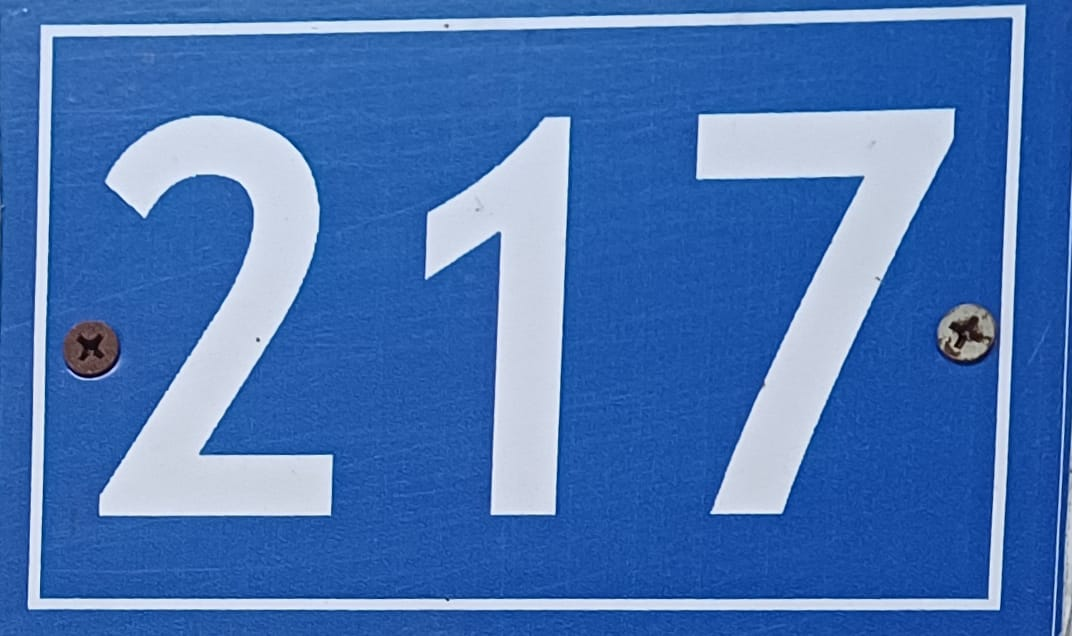
#> input picture 217searchimg.jpg, 1072 x 636 px
$ python main.py 217searchimg.jpg gagan.jpg
#> lines starting #> are read from the running program, lines starting #| are printed output that depends on the picture
### object_detection.py
import cv2
import numpy as np
from scipy.spatial import distance
from skimage import measure
from typing import Tuple, List, Dict, Optional

class ObjectDetector:
    def __init__(self, use_sift: bool = True):
        """
        Initialize the object detector with either SIFT or ORB
        Args:
            use_sift (bool): If True, use SIFT, else use ORB
        """
        self.use_sift = use_sift
        print(f"[ObjectDetector] Initializing with use_sift={use_sift}")
        if use_sift:
            print("[ObjectDetector] Creating SIFT detector...")
            self.detector = cv2.SIFT_create()
            print("[ObjectDetector] Creating BFMatcher with NORM_L2 (for SIFT ratio test)...")
            # Use NORM_L2 for SIFT; crossCheck MUST be False for knnMatch
            self.matcher = cv2.BFMatcher(cv2.NORM_L2, crossCheck=False)
        else:
            print("[ObjectDetector] Creating ORB detector...")
            self.detector = cv2.ORB_create(nfeatures=1000) # Consider tuning nfeatures
            print("[ObjectDetector] Creating BFMatcher with NORM_HAMMING and crossCheck (for ORB)...")
            # Use NORM_HAMMING for ORB, crossCheck is suitable here
            self.matcher = cv2.BFMatcher(cv2.NORM_HAMMING, crossCheck=True)
        print("[ObjectDetector] Initialization complete.")

    def detect_features(self, image: np.ndarray) -> Tuple[Optional[List[cv2.KeyPoint]], Optional[np.ndarray]]:
        """
        Detect keypoints and compute descriptors in the image
        """
        gray = cv2.cvtColor(image, cv2.COLOR_BGR2GRAY)
        keypoints, descriptors = self.detector.detectAndCompute(gray, None)
        return keypoints, descriptors

    def match_features(self, desc1: np.ndarray, desc2: np.ndarray) -> List[cv2.DMatch]:
        """
        Match features between two images
        """
        if desc1 is None or desc2 is None or len(desc1) == 0 or len(desc2) == 0:
            return []

        if self.use_sift:
            # For SIFT, use ratio test instead of crossCheck
            # knnMatch finds k=2 nearest neighbors for each descriptor
            raw_matches = self.matcher.knnMatch(desc1, desc2, k=2)

            print(f"[match_features] knnMatch returned {len(raw_matches)} raw pairs.")

            good_matches = []
            # Define ratio_thresh before using it
            ratio_thresh = 0.75 # Lowe's ratio threshold
            print(f"[match_features] Applying ratio test (threshold {ratio_thresh})...")
            for i, pair in enumerate(raw_matches):
                # Check if the pair contains exactly 2 matches before unpacking
                if len(pair) == 2:
                    m, n = pair
                    if m.distance < 0.75 * n.distance:
                        good_matches.append(m)
                # Optional: Log if not 2 neighbors
                # else:
                #    print(f"[match_features] WARNING: Raw match pair {i} had {len(pair)} neighbors. Skipping ratio test.")

            matches = good_matches
            print(f"[match_features] OK: Found {len(matches)} good matches after ratio test.")
        else:
            # For ORB, just use regular matching with crossCheck
            matches = self.matcher.match(desc1, desc2)

        # Sort by distance
        matches = sorted(matches, key=lambda x: x.distance)
        print(f"Found {len(matches)} matches")

        return matches

    # [15 lines left out: functions find_contours, simplify_contour, not called in this run]

    def detect_object(self, frame: np.ndarray, template: np.ndarray) -> Dict:
        """
        Detect object in frame using template matching
        Returns dictionary with detection results
        """
        # Detect features in both images
        kp1, desc1 = self.detect_features(template)
        kp2, desc2 = self.detect_features(frame)

        if desc1 is None or desc2 is None:
            print("DEBUG: One of the descriptor sets is None")
            return {"detected": False, "location": None, "confidence": 0.0}

        # Match features
        matches = self.match_features(desc1, desc2)

        if len(matches) < 10:  # Minimum matches threshold
            print(f"DEBUG: Not enough matches: {len(matches)} < 10")
            return {"detected": False, "location": None, "confidence": 0.0}

        # Get matched keypoints
        src_pts = np.float32([kp1[m.queryIdx].pt for m in matches]).reshape(-1, 1, 2)
        dst_pts = np.float32([kp2[m.trainIdx].pt for m in matches]).reshape(-1, 1, 2)

        # Find homography
        print(f"DEBUG: Finding homography with {len(matches)} matches")
        H, mask = cv2.findHomography(src_pts, dst_pts, cv2.RANSAC, 5.0)

        if H is None:
            print("DEBUG: Homography is None")
            return {"detected": False, "location": None, "confidence": 0.0}

        # Count inliers (matches that fit the homography)
        inliers = np.sum(mask)
        print(f"DEBUG: Homography found with {inliers}/{len(matches)} inliers")

        # Stronger requirement for detection - need good portion of inliers
        if inliers < 8:  # Adjust this threshold as needed
            print(f"DEBUG: Not enough inliers: {inliers} < 8")
            return {"detected": False, "location": None, "confidence": 0.0}

        # Get template corners
        h, w = template.shape[:2]
        pts = np.float32([[0, 0], [0, h-1], [w-1, h-1], [w-1, 0]]).reshape(-1, 1, 2)

        # Transform corners
        try:
            dst = cv2.perspectiveTransform(pts, H)

            # Calculate center and confidence
            center = np.mean(dst, axis=0)[0]
            confidence = inliers / len(matches)  # Better confidence measure

            print(f"DEBUG: Object detected! Center: {center}, Confidence: {confidence:.2f}")

            return {
                "detected": True,
                "location": center,
                "confidence": confidence,
                "corners": dst.reshape(-1, 2)
            }
        except Exception as e:
            print(f"DEBUG: Error during perspective transform: {e}")
            return {"detected": False, "location": None, "confidence": 0.0}

### main.py
import cv2
import numpy as np
import argparse
import os # Ensure os is imported
from object_detection import ObjectDetector

# --- Argument Parsing ---
parser = argparse.ArgumentParser(description='Detect an object in a frame/video using a template.')
parser.add_argument('template_path', type=str, help='Path to the template image file.')
parser.add_argument('input_path', type=str, help='Path to the input image or video file.')
parser.add_argument('--use_orb', action='store_true', help='Use ORB detector instead of SIFT (default).')
parser.add_argument('--output_path', type=str, default=None, help='Optional path to save the output image/video with detection.')
args = parser.parse_args()

# --- Debugging: Print Parsed Arguments ---
print("-" * 20)
print(f"DEBUG (main.py Init): Template Path Arg: {args.template_path}")
print(f"DEBUG (main.py Init): Input Path Arg:    {args.input_path}")
print(f"DEBUG (main.py Init): Use ORB Arg:       {args.use_orb}")
print(f"DEBUG (main.py Init): Output Path Arg:   {args.output_path}")
print("-" * 20)

# --- Initialize Detector ---
print(f"DEBUG (main.py Init): Initializing ObjectDetector (use_sift={not args.use_orb})...")
detector = ObjectDetector(use_sift=not args.use_orb)
print(f"DEBUG (main.py Init): ObjectDetector Initialized.")

# --- Load Template ---
print(f"DEBUG (main.py Init): Loading template image: {args.template_path}")
template = cv2.imread(args.template_path)
#> template is the input picture: shape (636, 1072, 3); mean B, G, R 180.5, 115.8, 72.4
if template is None:
    print(f"FATAL ERROR: Could not load template image from {args.template_path}")
    exit()
print(f"DEBUG (main.py Init): Template image loaded successfully.")

# --- Determine Input Type ---
is_video = args.input_path.lower().endswith(('.mp4', '.avi', '.mov', '.mkv'))
print(f"DEBUG (main.py Init): Input path identified as {'Video' if is_video else 'Image'}.")

# --- Initialize detection_timestamps list ---
detection_timestamps = []

if is_video:
    # ==========================================
    # --- VIDEO PROCESSING START ---
    # ==========================================
    print(f"\nDEBUG (main.py Video): Opening video capture for: {args.input_path}")
    cap = cv2.VideoCapture(args.input_path)
    if not cap.isOpened():
        print(f"FATAL ERROR: Could not open video file {args.input_path}")
        exit()
    print(f"DEBUG (main.py Video): Video capture opened.")

    fps = cap.get(cv2.CAP_PROP_FPS)
    if fps <= 0:
        print("DEBUG (main.py Video): Warning - Could not get valid FPS from video. Using default 30.")
        fps = 30.0
    print(f"DEBUG (main.py Video): Video FPS set to: {fps}")

    writer = None
    if args.output_path:
        output_dir = os.path.dirname(args.output_path)
        if output_dir and not os.path.exists(output_dir):
            print(f"DEBUG (main.py Video): Creating output directory: {output_dir}")
            try:
                os.makedirs(output_dir)
            except OSError as e:
                print(f"ERROR: Could not create output directory {output_dir}: {e}")
                args.output_path = None # Disable saving if dir creation fails

        if args.output_path: # Check again in case it was disabled
            frame_width = int(cap.get(cv2.CAP_PROP_FRAME_WIDTH))
            frame_height = int(cap.get(cv2.CAP_PROP_FRAME_HEIGHT))
            # Use a common codec like MP4V
            fourcc = cv2.VideoWriter_fourcc(*'mp4v')
            print(f"DEBUG (main.py Video): Initializing VideoWriter for: {args.output_path} with {frame_width}x{frame_height} @ {fps} FPS")
            writer = cv2.VideoWriter(args.output_path, fourcc, fps, (frame_width, frame_height))
            if not writer.isOpened():
                 print(f"ERROR: Could not open video writer for path {args.output_path}. Saving disabled.")
                 writer = None
            else:
                print(f"DEBUG (main.py Video): VideoWriter initialized. Output will be saved.")
    else:
        print("DEBUG (main.py Video): No output path specified. Video will not be saved.")


    frame_count = 0
    print("\nDEBUG (main.py Video): --- Entering Video Processing Loop ---")
    while True:
        print(f"\nDEBUG (main.py Loop): === Frame {frame_count + 1}: Top of loop iteration ===")

        print(f"DEBUG (main.py Loop): Reading frame {frame_count + 1}...")
        ret, frame = cap.read()
        if not ret:
            print(f"DEBUG (main.py Loop): Failed to read frame {frame_count + 1} or end of video reached. Breaking loop.")
            break
        print(f"DEBUG (main.py Loop): Frame {frame_count + 1} read successfully.")

        # Increment frame_count *after* successful read
        frame_count += 1

        print(f"DEBUG (main.py Loop): Frame {frame_count}: Calling detector.detect_object...")
        # Call the detector
        current_detection_result = detector.detect_object(frame, template)
        print(f"DEBUG (main.py Loop): Frame {frame_count}: detector.detect_object returned.")

        # --- THOROUGHLY CHECK THE RESULT ---
        print(f"DEBUG (main.py Loop): Frame {frame_count}: Raw detection result dictionary: {current_detection_result}")

        detected_value = current_detection_result.get("detected") # Get value safely
        detected_type = type(detected_value)
        print(f"DEBUG (main.py Loop): Frame {frame_count}: Value of 'detected' key: '{detected_value}' (Type: {detected_type})")

        # Explicitly evaluate the boolean value
        is_detected_flag = bool(detected_value)
        print(f"DEBUG (main.py Loop): Frame {frame_count}: 'detected' key evaluates to boolean: {is_detected_flag}")

        # --- CONDITIONAL BLOCK based on detection ---
        if is_detected_flag is True: # Explicit check for True
            print(f"DEBUG (main.py Loop): Frame {frame_count}: +++ Condition MET: Entering Detected Block +++")

            corners_data = current_detection_result.get('corners')
            location_data = current_detection_result.get('location')
            confidence = current_detection_result.get('confidence', 0.0)

            if corners_data is not None and location_data is not None:
                print(f"DEBUG (main.py Loop): Frame {frame_count}: Corners and Location data found.")
                try:
                    # Convert data for drawing
                    corners = corners_data.astype(int)
                    center = tuple(map(int, location_data))
                    print(f"DEBUG (main.py Loop): Frame {frame_count}: Drawing bounding box and center point.")
                    # Draw bounding box
                    cv2.polylines(frame, [corners.reshape(-1, 1, 2)], isClosed=True, color=(0, 0, 255), thickness=3) # Red
                    # Draw center point
                    cv2.circle(frame, center, radius=8, color=(0, 255, 255), thickness=-1) # Yellow
                    # Draw text
                    cv2.putText(frame, f"TARGET ({confidence:.2f})",
                               (center[0]-40, center[1]-15), cv2.FONT_HERSHEY_SIMPLEX, 0.7, (0, 0, 255), 2)

                    # Append timestamp
                    current_time = frame_count / fps
                    print(f"DEBUG (main.py Loop): Frame {frame_count}: Appending timestamp {current_time:.2f} to list.")
                    detection_timestamps.append(current_time)
                    print(f"DEBUG (main.py Loop): Frame {frame_count}: Timestamps list is now: {detection_timestamps}")

                except Exception as e:
                    print(f"ERROR (main.py Loop): Frame {frame_count}: Exception during drawing or timestamp append: {e}")
            else:
                print(f"WARNING (main.py Loop): Frame {frame_count}: Detected=True, but 'corners' or 'location' missing in result dictionary.")
        else:
             print(f"DEBUG (main.py Loop): Frame {frame_count}: --- Condition NOT MET: Skipping Detected Block ---")
             # No drawing or timestamp append if not detected
             pass

        # --- Display Frame ---
        print(f"DEBUG (main.py Loop): Frame {frame_count}: Displaying frame in 'Object Detection' window.")
        cv2.imshow("Object Detection", frame)

        # --- Save Frame ---
        if writer is not None:
            print(f"DEBUG (main.py Loop): Frame {frame_count}: Writing frame to output video file.")
            writer.write(frame)

        # --- Exit Condition ---
        print(f"DEBUG (main.py Loop): Frame {frame_count}: Checking for 'q' key press...")
        key = cv2.waitKey(1) & 0xFF
        if key == ord('q'):
            print("\nDEBUG (main.py Loop): 'q' key pressed. Exiting loop.")
            break
        # Add short print if no key press, optional
        # else:
        #     print(f"DEBUG (main.py Loop): Frame {frame_count}: No key press detected.")


    # ==========================================
    # --- AFTER VIDEO LOOP ---
    # ==========================================
    print("\nDEBUG (main.py Video): --- Exited Video Processing Loop ---")

    # Release resources
    print("DEBUG (main.py Video): Releasing video capture...")
    cap.release()
    print("DEBUG (main.py Video): Video capture released.")
    if writer is not None:
        print("DEBUG (main.py Video): Releasing video writer...")
        writer.release()
        print(f"DEBUG (main.py Video): Video writer released. Output saved to: {args.output_path}")
    else:
        print("DEBUG (main.py Video): No video writer to release.")

    print("DEBUG (main.py Video): Destroying OpenCV windows...")
    cv2.destroyAllWindows()
    print("DEBUG (main.py Video): OpenCV windows destroyed.")

    # Final check of the timestamps list
    print(f"DEBUG (main.py Video): Final detection timestamps list: {detection_timestamps}")

    # Keep clip extraction removed
    print("\nDEBUG (main.py Video): Clip extraction code section remains REMOVED for debugging.")


elif not is_video:
    # ==========================================
    # --- SINGLE IMAGE PROCESSING START ---
    # ==========================================
    print(f"\nDEBUG (main.py Image): Processing image file: {args.input_path}")
    frame = cv2.imread(args.input_path)
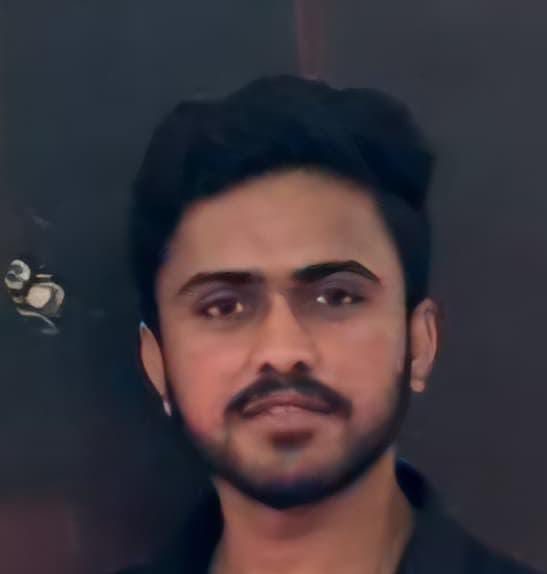
#> input picture gagan.jpg, 547 x 574 px
#> frame is the input picture: shape (574, 547, 3); mean B, G, R 60.2, 53.7, 61.7
    if frame is None:
        print(f"FATAL ERROR: Could not load input image from {args.input_path}")
        exit()
    print(f"DEBUG (main.py Image): Image loaded successfully.")

    print(f"DEBUG (main.py Image): Calling detector.detect_object...")
    image_detection_result = detector.detect_object(frame, template)
#> in detect_features, `gray = cv2.cvtColor(image, cv2.COLOR_BGR2GRAY)`:
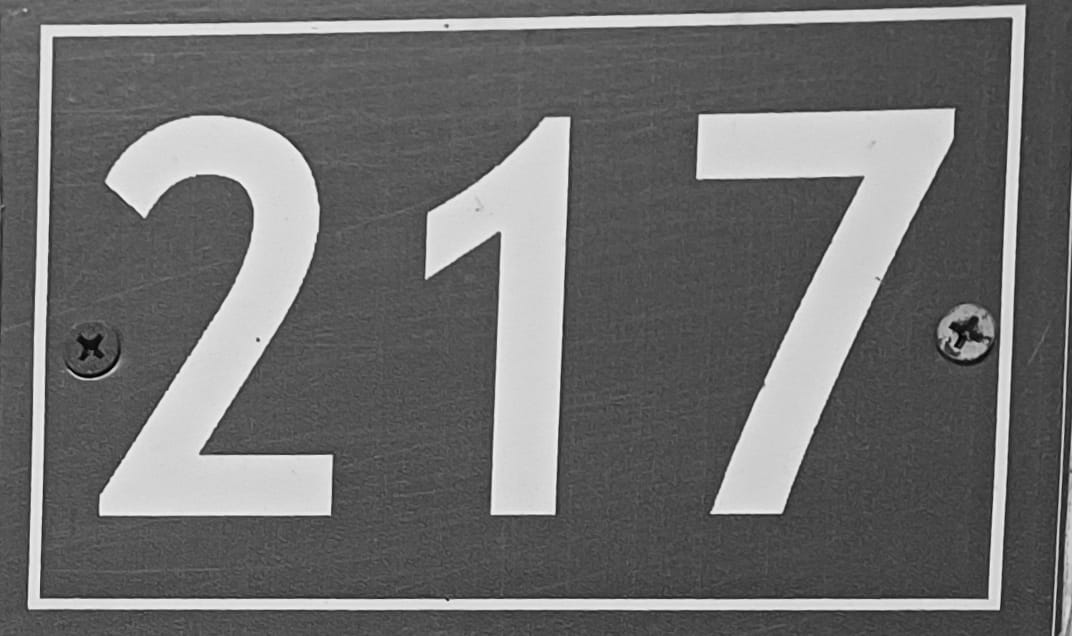
#> gray: shape (636, 1072); min 2, max 245, mean 110.2
#> in detect_features, `keypoints, descriptors = self.detector.detectAndCompute(gray, None)`: keypoints = 488 keypoints; strongest (x, y, size): (258, 340, 2.5), (759, 477, 54.2), (524, 477, 52.9), (993, 602, 12.4)
#> in detect_object, `kp1, desc1 = self.detect_features(template)`: kp1 has the same summary as keypoints in detect_features
#> in detect_features (call 2), `gray = cv2.cvtColor(image, cv2.COLOR_BGR2GRAY)`:
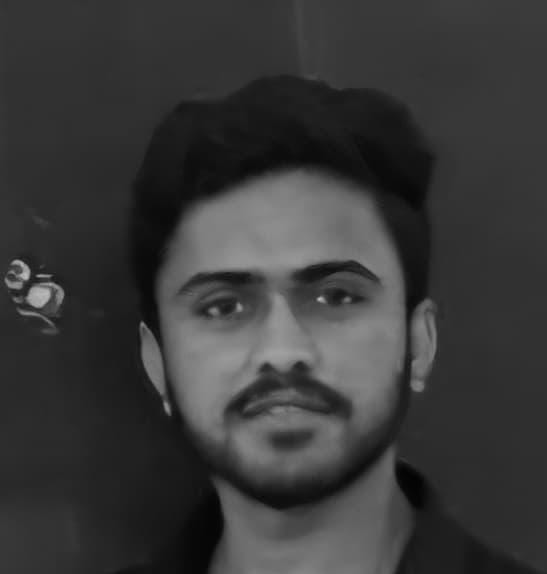
#> gray: shape (574, 547); min 2, max 192, mean 56.8
#> in detect_features (call 2), `keypoints, descriptors = self.detector.detectAndCompute(gray, None)`: keypoints = 136 keypoints; strongest (x, y, size): (39, 296, 13.7), (25, 275, 6.4), (320, 299, 4), (167, 407, 5.4)
#> in detect_object, `kp2, desc2 = self.detect_features(frame)`: kp2 has the same summary as keypoints in detect_features
#> in match_features, `raw_matches = self.matcher.knnMatch(desc1, desc2, k=2)`: raw_matches = 488 matches
#| [match_features] knnMatch returned 488 raw pairs.
#> after the loop in match_features, `for i, pair in enumerate(raw_matches):`: good_matches = 61 matches
#| [match_features] OK: Found 61 good matches after ratio test.
#| Found 61 matches
#> in detect_object, `src_pts = np.float32([kp1[m.queryIdx].pt for m in matches]).reshape(-1..`: src_pts = 61 rows, first 8: [781.8, 338.2], [534.9, 125.7], [313.7, 174.2], [724.8, 468.9], [199.9, 335.9], [308.5, 271.2], [246.3, 382.3], [151.8, 128]
#> in detect_object, `dst_pts = np.float32([kp2[m.trainIdx].pt for m in matches]).reshape(-1..`: dst_pts = 61 rows, first 8: [436.1, 356], [436.1, 356], [436.1, 356], [436.1, 356], [436.1, 356], [436.1, 356], [436.1, 356], [436.1, 356]
#| DEBUG: Finding homography with 61 matches
#> in detect_object, `H, mask = cv2.findHomography(src_pts, dst_pts, cv2.RANSAC, 5.0)`: H = [[0.447, 0.434, -170.5], [-0.00361, 0.418, 174.4], [-0.000297, 0.000186, 1]]; mask = 61 values, max 1 at index 25, min 0 at index 0, mean 0.0984
#> in detect_object, `inliers = np.sum(mask)`: inliers = 6
#| DEBUG: Homography found with 6/61 inliers
#| DEBUG: Not enough inliers: 6 < 8
#> image_detection_result = 3 items
    print(f"DEBUG (main.py Image): detector.detect_object returned.")
    print(f"DEBUG (main.py Image): Raw detection result dictionary: {image_detection_result}")
#| DEBUG (main.py Image): Raw detection result dictionary: {'detected': False, 'location': None, 'confidence': 0.0}

    detected_value = image_detection_result.get("detected", False)
#> detected_value = False
    print(f"DEBUG (main.py Image): 'detected' key evaluates to boolean: {bool(detected_value)}")
#| DEBUG (main.py Image): 'detected' key evaluates to boolean: False

    if bool(detected_value):
        print(f"DEBUG (main.py Image): +++ Condition MET: Object DETECTED in image! +++")

        corners_data = image_detection_result.get('corners')
        location_data = image_detection_result.get('location')
        confidence = image_detection_result.get('confidence', 0.0)

        if corners_data is not None and location_data is not None:
            try:
                corners = corners_data.astype(int)
                center = tuple(map(int, location_data))
                print(f"DEBUG (main.py Image): Drawing bounding box and center point.")
                cv2.polylines(frame, [corners.reshape(-1, 1, 2)], isClosed=True, color=(0, 0, 255), thickness=3)
                cv2.circle(frame, center, radius=8, color=(0, 255, 255), thickness=-1)
                cv2.putText(frame, f"TARGET ({confidence:.2f})",
                           (center[0]-40, center[1]-15), cv2.FONT_HERSHEY_SIMPLEX, 0.7, (0, 0, 255), 2)
            except Exception as e:
                 print(f"ERROR (main.py Image): Exception during drawing: {e}")
        else:
             print(f"WARNING (main.py Image): Detected=True, but 'corners' or 'location' missing.")

        if args.output_path:
             output_dir = os.path.dirname(args.output_path)
             if output_dir and not os.path.exists(output_dir):
                 print(f"DEBUG (main.py Image): Creating output directory: {output_dir}")
                 os.makedirs(output_dir)
             print(f"DEBUG (main.py Image): Saving output image with detection to: {args.output_path}")
             cv2.imwrite(args.output_path, frame)

        print(f"DEBUG (main.py Image): Displaying image in 'Detection Result' window.")
        cv2.imshow("Detection Result", frame)
        print(f"DEBUG (main.py Image): Waiting for key press to close window...")
        cv2.waitKey(0)
        print(f"DEBUG (main.py Image): Key pressed. Destroying window.")
        cv2.destroyAllWindows()
    else:
        print(f"DEBUG (main.py Image): --- Condition NOT MET: Object NOT detected in image. ---")
        if args.output_path:
             output_dir = os.path.dirname(args.output_path)
             if output_dir and not os.path.exists(output_dir):
                  print(f"DEBUG (main.py Image): Creating output directory: {output_dir}")
                  os.makedirs(output_dir)
             print(f"DEBUG (main.py Image): Saving output image (no detection) to: {args.output_path}")
             cv2.imwrite(args.output_path, frame)
        # [5 lines of commented-out code are left out]

print("\nDEBUG (main.py): --- Script finished ---")
